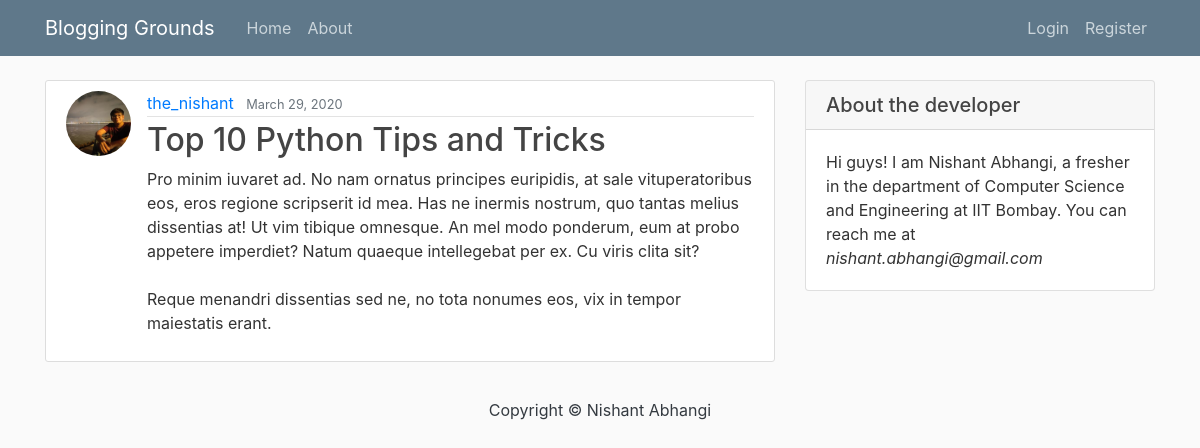
/post/27/, run on the app's committed database.
### blog/models.py (models this page shows, shortened)
class Post(models.Model):
    title = models.CharField(max_length = 100)
    content = models.TextField()
    date_posted = models.DateTimeField(default = timezone.now)
    author = models.ForeignKey(User, on_delete = models.CASCADE)

### users/models.py (models this page shows, shortened)
class Profile(models.Model):
    user = models.OneToOneField(User, on_delete = models.CASCADE)
    image = models.ImageField(default = 'default.jpg', upload_to = 'profile_pics')

### blog/views.py (the view)
# urls.py: path('post/<int:pk>/', PostDetailView.as_view(), name = 'post-detail'),
class PostDetailView(DetailView):
    model = Post

### blog/templates/blog/post_detail.html (shortened to what this page needs)
{% extends 'blog/base.html' %}
{% block content %}
        <article class="media content-section">
          <img class = 'rounded-circle article-img' src ='{{object.author.profile.image.url}}'>
          <div class="media-body">
            <div class="article-metadata">
              <a class="mr-2" href="{% url 'user-posts' object.author.username %}">{{ object.author }}</a>
              <small class="text-muted">{{ object.date_posted|date:'F d, Y' }}</small>
            </div>
          <h2 class="article-title">{{ object.title }}</h2>
          <p class="article-content">{{ object.content }}</p>
          </div>
        </article>
{% endblock content %}

### blog/static/blog/main.css (style rules this page uses)
body { background: #fafafa; color: #333333; margin-top: 5rem; }
h1, h2, h3, h4, h5, h6 { color: #444444; }
.content-section { background: #ffffff; padding: 10px 20px; border: 1px solid #dddddd; border-radius: 3px; margin-bottom: 20px; }
.article-title { color: #444444; }
.article-content { white-space: pre-line; }
.article-img { height: 65px; width: 65px; margin-right: 16px; }
.article-metadata { padding-bottom: 1px; margin-bottom: 4px; border-bottom: 1px solid #e3e3e3 }

### data on the page
Post: author.profile.image (picture), author "the_nishant", date_posted "March 29, 2020", title "Top 10 Python Tips and Tricks", content "Pro minim iuvaret ad. No nam ornatus principes euripidis, at sale vituperatoribus eos, eros regione scripserit id mea. Has ne inermis nostrum, quo tantas melius dissentias at! Ut vim tibique omnesque. An mel modo ponderum, eum at probo appetere imperdiet? Natum quaeque intellegebat per ex. Cu viris clita sit? Reque menandri dissentias sed ne, no tota nonumes eos, vix in tempor maiestatis erant."
